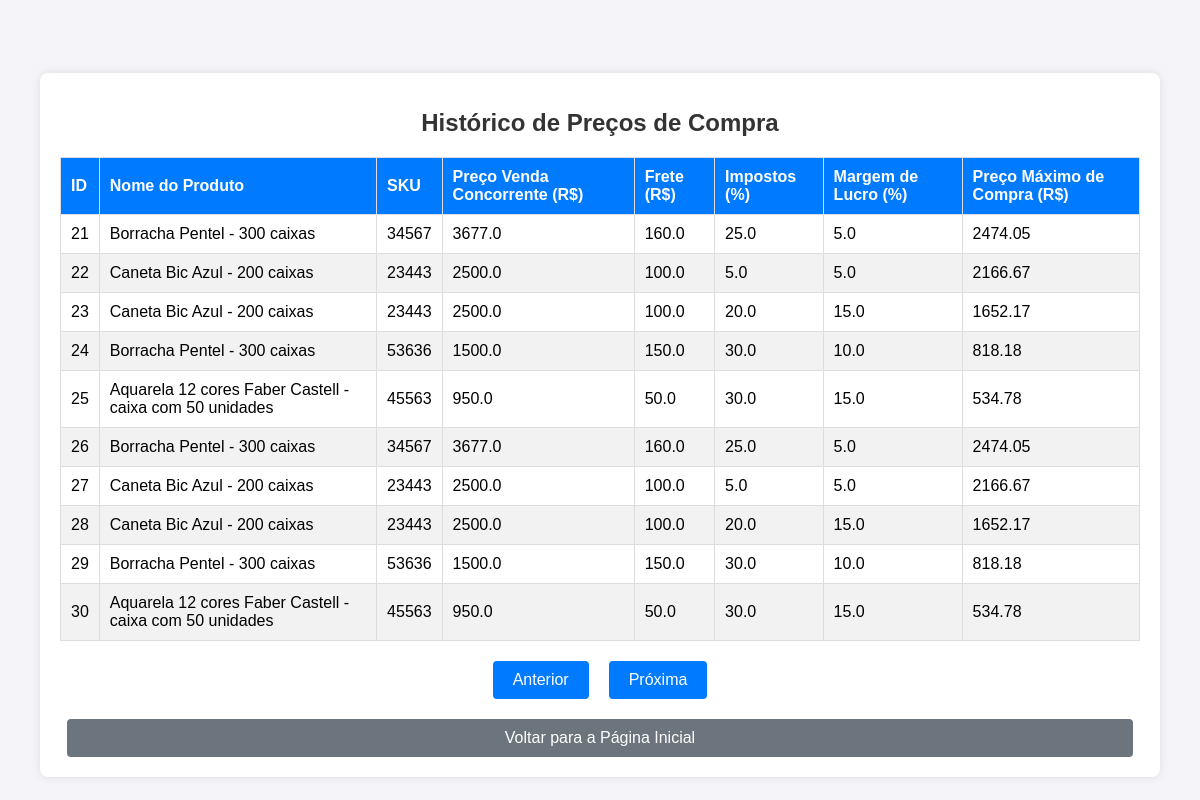
Screenshot of /ver_preco_compra?pagina=3 with the database file from the repository.
### tables this page shows
CREATE TABLE preco_compra (
        id INTEGER PRIMARY KEY AUTOINCREMENT,
        nome_produto TEXT NOT NULL,
        sku TEXT NOT NULL,
        preco_venda_concorrente REAL NOT NULL,
        frete REAL NOT NULL,
        impostos_percentual REAL NOT NULL,
        margem_lucro_percentual REAL NOT NULL,
        preco_max_compra REAL NOT NULL
    );

### app.py (the view)
@app.route('/ver_preco_compra')
def ver_preco_compra():
    pagina = request.args.get('pagina', 1, type=int)  # Obter o número da página atual
    por_pagina = 10  # Definir quantos registros por página
    rows = get_historico_compra(pagina, por_pagina)
    return render_template('ver_preco_compra.html', rows=rows, pagina=pagina)

### app.py (called while the page is built)
def get_historico_compra(pagina, por_pagina):
    conn = sqlite3.connect('smart_pricing.db')
    cursor = conn.cursor()
    offset = (pagina - 1) * por_pagina  # Cálculo para o deslocamento
    cursor.execute(f"SELECT * FROM preco_compra LIMIT {por_pagina} OFFSET {offset}")
    rows = cursor.fetchall()
    conn.close()
    return rows

### templates/ver_preco_compra.html (shortened to what this page needs)
<!DOCTYPE html>
<html lang="pt-BR">
<head>
    <link rel="stylesheet" href="{{ url_for('static', filename='styles.css') }}">
</head>
<body>
    <div class="container-table">
        <h1>Histórico de Preços de Compra</h1>
        <table class="table">
            <thead>
                <tr>
                    <th>ID</th>
                    <th>Nome do Produto</th>
                    <th>SKU</th>
                    <th>Preço Venda Concorrente (R$)</th>
                    <th>Frete (R$)</th>
                    <th>Impostos (%)</th>
                    <th>Margem de Lucro (%)</th>
                    <th>Preço Máximo de Compra (R$)</th>
                </tr>
            </thead>
            <tbody>
                {% for row in rows %}
                <tr>
                    <td>{{ row[0] }}</td>
                    <td>{{ row[1] }}</td>
                    <td>{{ row[2] }}</td>
                    <td>{{ row[3] }}</td>
                    <td>{{ row[4] }}</td>
                    <td>{{ row[5] }}</td>
                    <td>{{ row[6] }}</td>
                    <td>{{ row[7] }}</td>
                </tr>
                {% endfor %}
            </tbody>
        </table>
        <div class="pagination">
            <a href="?pagina={{ pagina - 1 }}" {% if pagina == 1 %} class="disabled" {% endif %}>Anterior</a>
            <a href="?pagina={{ pagina + 1 }}">Próxima</a>
        </div>
        <a href="/" class="button-voltar-tabela">Voltar para a Página Inicial</a>
    </div>
</body>
</html>

### static/styles.css (style rules this page uses)
body { font-family: Arial, sans-serif; background-color: #f4f4f9; display: flex; justify-content: center; align-items: center; height: 100vh; margin: 0; }
.container-table { background-color: white; padding: 20px; border-radius: 8px; box-shadow: 0 0 10px rgba(0, 0, 0, 0.1); width: 90%; max-width: 1200px; margin-top: 50px; }
h1 { text-align: center; margin-bottom: 20px; font-size: 24px; color: #333; }
.button-voltar-tabela { width: 95%; padding: 10px 20px; background-color: #6c757d; color: white; border: none; border-radius: 4px; cursor: pointer; font-size: 16px; text-align: center; text-decoration: none; display: inline-block; margin-top: 20px; transition: background-color 0.3s ease; margin-left: auto; margin-right: auto; display: block; }
.table { width: 100%; border-collapse: collapse; margin-bottom: 20px; font-size: 16px; }
.table th, .table td { border: 1px solid #ddd; padding: 10px; text-align: left; }
.table th { background-color: #007bff; color: white; font-weight: bold; text-align: center; }
.table tr:nth-child(even) { background-color: #f2f2f2; }
.table td { text-align: center; }
.pagination { display: flex; justify-content: center; margin-top: 20px; }
.pagination a { background-color: #007bff; color: white; padding: 10px 20px; border-radius: 4px; text-decoration: none; margin: 0 10px; transition: background-color 0.3s ease; }

### rows the page displays
preco_compra: id "21", nome_produto "Borracha Pentel - 300 caixas", sku "34567", preco_venda_concorrente "3677.0", frete "160.0", impostos_percentual "25.0", margem_lucro_percentual "5.0", preco_max_compra "2474.05"
preco_compra: id "22", nome_produto "Caneta Bic Azul - 200 caixas", sku "23443", preco_venda_concorrente "2500.0", frete "100.0", impostos_percentual "5.0", margem_lucro_percentual "5.0", preco_max_compra "2166.67"
preco_compra: id "23", nome_produto "Caneta Bic Azul - 200 caixas", sku "23443", preco_venda_concorrente "2500.0", frete "100.0", impostos_percentual "20.0", margem_lucro_percentual "15.0", preco_max_compra "1652.17"
preco_compra: id "24", nome_produto "Borracha Pentel - 300 caixas", sku "53636", preco_venda_concorrente "1500.0", frete "150.0", impostos_percentual "30.0", margem_lucro_percentual "10.0", preco_max_compra "818.18"
preco_compra: id "25", nome_produto "Aquarela 12 cores Faber Castell - caixa com 50 unidades", sku "45563", preco_venda_concorrente "950.0", frete "50.0", impostos_percentual "30.0", margem_lucro_percentual "15.0", preco_max_compra "534.78"
preco_compra: id "26", nome_produto "Borracha Pentel - 300 caixas", sku "34567", preco_venda_concorrente "3677.0", frete "160.0", impostos_percentual "25.0", margem_lucro_percentual "5.0", preco_max_compra "2474.05"
preco_compra: id "27", nome_produto "Caneta Bic Azul - 200 caixas", sku "23443", preco_venda_concorrente "2500.0", frete "100.0", impostos_percentual "5.0", margem_lucro_percentual "5.0", preco_max_compra "2166.67"
preco_compra: id "28", nome_produto "Caneta Bic Azul - 200 caixas", sku "23443", preco_venda_concorrente "2500.0", frete "100.0", impostos_percentual "20.0", margem_lucro_percentual "15.0", preco_max_compra "1652.17"
preco_compra: id "29", nome_produto "Borracha Pentel - 300 caixas", sku "53636", preco_venda_concorrente "1500.0", frete "150.0", impostos_percentual "30.0", margem_lucro_percentual "10.0", preco_max_compra "818.18"
preco_compra: id "30", nome_produto "Aquarela 12 cores Faber Castell - caixa com 50 unidades", sku "45563", preco_venda_concorrente "950.0", frete "50.0", impostos_percentual "30.0", margem_lucro_percentual "15.0", preco_max_compra "534.78"
